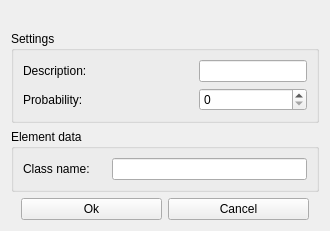
<?xml version="1.0" encoding="UTF-8"?>
<ui version="4.0">
 <class>BeaconBlockWidget</class>
 <widget class="QWidget" name="BeaconBlockWidget">
  <property name="geometry">
   <rect>
    <x>0</x>
    <y>0</y>
    <width>330</width>
    <height>212</height>
   </rect>
  </property>
  <property name="windowTitle">
   <string>Edit element</string>
  </property>
  <property name="windowIcon">
   <iconset resource="appstyle.qrc">
    <normaloff>:/icons/appicon</normaloff>:/icons/appicon</iconset>
  </property>
  <layout class="QGridLayout" name="gridLayout">
   <item row="0" column="0">
    <layout class="QVBoxLayout" name="verticalLayout">
     <item>
      <widget class="QLabel" name="tooltipLabel">
       <property name="text">
        <string/>
       </property>
      </widget>
     </item>
     <item>
      <widget class="QGroupBox" name="groupBox">
       <property name="title">
        <string>Settings</string>
       </property>
       <layout class="QGridLayout" name="gridLayout_3">
        <item row="0" column="0">
         <layout class="QGridLayout" name="gridLayout_4" columnstretch="30,0">
          <item row="1" column="1">
           <widget class="QSpinBox" name="probabilitySpin"/>
          </item>
          <item row="0" column="0">
           <widget class="QLabel" name="descriptionLabel">
            <property name="text">
             <string>Description:</string>
            </property>
           </widget>
          </item>
          <item row="0" column="1">
           <widget class="QLineEdit" name="descriptionEdit"/>
          </item>
          <item row="1" column="0">
           <widget class="QLabel" name="probabilityLabel">
            <property name="text">
             <string>Probability:</string>
            </property>
           </widget>
          </item>
         </layout>
        </item>
       </layout>
      </widget>
     </item>
     <item>
      <widget class="QGroupBox" name="groupBox_2">
       <property name="title">
        <string>Element data</string>
       </property>
       <layout class="QGridLayout" name="gridLayout_5">
        <item row="0" column="0">
         <layout class="QGridLayout" name="gridLayout_2" columnstretch="30,70">
          <item row="0" column="0">
           <widget class="QLabel" name="classNameLabel">
            <property name="text">
             <string>Class name:</string>
            </property>
           </widget>
          </item>
          <item row="0" column="1">
           <widget class="QLineEdit" name="classNameEdit"/>
          </item>
         </layout>
        </item>
       </layout>
      </widget>
     </item>
     <item>
      <layout class="QHBoxLayout" name="horizontalLayout_2">
       <property name="leftMargin">
        <number>10</number>
       </property>
       <property name="rightMargin">
        <number>10</number>
       </property>
       <item>
        <widget class="QPushButton" name="submitButton">
         <property name="text">
          <string>Ok</string>
         </property>
        </widget>
       </item>
       <item>
        <widget class="QPushButton" name="cancelButton">
         <property name="text">
          <string>Cancel</string>
         </property>
        </widget>
       </item>
      </layout>
     </item>
    </layout>
   </item>
  </layout>
 </widget>
 <resources>
  <include location="appstyle.qrc"/>
 </resources>
 <connections/>
</ui>
